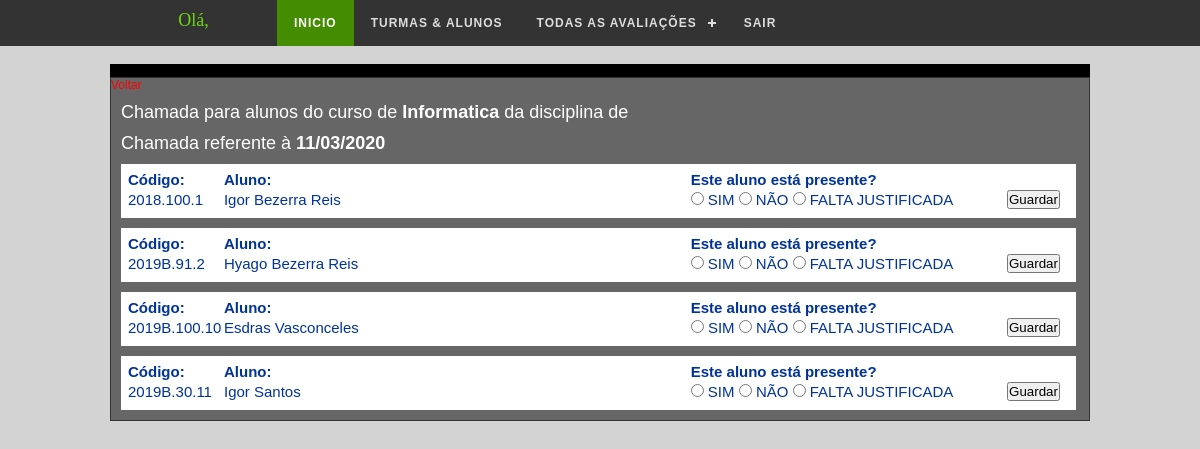
Page /professor/fazer_chamada.php?curso=2 (signed in) on the committed database.
### tables this page shows
CREATE TABLE IF NOT EXISTS `cursos` (
  `id` int(11) NOT NULL AUTO_INCREMENT,
  `curso` varchar(255) NOT NULL,
  `ano` int(11) NOT NULL,
  `status` int(11) NOT NULL,
  PRIMARY KEY (`id`)
);

CREATE TABLE IF NOT EXISTS `estudantes` (
  `id` int(11) NOT NULL AUTO_INCREMENT,
  `code` varchar(255) DEFAULT NULL,
  `status` varchar(255) DEFAULT NULL,
  `nome` varchar(255) DEFAULT NULL,
  `cpf` varchar(255) DEFAULT NULL,
  `rg` varchar(255) DEFAULT NULL,
  `nascimento` varchar(255) DEFAULT NULL,
  `mae` varchar(255) DEFAULT NULL,
  `pai` varchar(255) DEFAULT NULL,
  `estado` varchar(255) DEFAULT NULL,
  `cidade` varchar(255) DEFAULT NULL,
  `bairro` varchar(255) DEFAULT NULL,
  `endereco` varchar(255) DEFAULT NULL,
  `complemento` varchar(255) DEFAULT NULL,
  `cep` varchar(255) DEFAULT NULL,
  `tel_residencial` varchar(255) DEFAULT NULL,
  `celular` varchar(255) DEFAULT NULL,
  `tel_amigo` varchar(255) DEFAULT NULL,
  `serie` varchar(255) DEFAULT NULL,
  `turno` varchar(255) DEFAULT NULL,
  `atendimento_especial` varchar(255) DEFAULT NULL,
  `obs` varchar(255) DEFAULT NULL,
  `email` varchar(255) NOT NULL,
  PRIMARY KEY (`id`)
);

### professor/fazer_chamada.php (the view, shortened to what this page needs)
<!DOCTYPE html PUBLIC "-//W3C//DTD XHTML 1.0 Transitional//EN" "http://www.w3.org/TR/xhtml1/DTD/xhtml1-transitional.dtd">
<html xmlns="http://www.w3.org/1999/xhtml">
<head>
<link href="css/fazer_chamada.css" rel="stylesheet" type="text/css" />
</head>
<body>
<?php require "topo1.php";  date_default_timezone_set('America/Fortaleza'); ?>
<div id="caixa_preta">
</div>
<?php
$date_hoje = date('d/m/y');
$dis = $_GET['dis'];
$curso = $_GET['curso'];
  $sql_curso = mysqli_query($db,"SELECT * FROM cursos WHERE id = ".$curso."");
  while ($res = mysqli_fetch_array($sql_curso)) {
      $nome_curso = $res['curso'];
  }
?>
<div id="box">
  <a href="turmas_e_alunos.php">Voltar</a>
 <h1>Chamada para alunos do curso de <strong><?php echo $nome_curso ?></strong> da disciplina de <?php echo $dis ?></h1>
 <h1>Chamada referente &agrave; <strong><?php echo date('d/m/Y'); ?></strong></h1>
 <form name="form1" method="post" enctype="multipart/form-data" action="">
<?php
$sql_1 = mysqli_query($db,"SELECT * FROM estudantes WHERE serie = '$curso'");
if(mysqli_num_rows($sql_1) == ''){
	 echo "<h2>Não existe nenhum aluno cadastro nesta disciplina!</h2>";
}else{
 while($res_1 = mysqli_fetch_array($sql_1)){
	 $code_aluno = $res_1['code'];
   ?>
      <form name="button" method="post" enctype="multipart/form-data" action="">
      <table width="955" border="0">
        <tr>
          <td width="94"><strong>C&oacute;digo:</strong></td>
          <td width="466"><strong>Aluno:</strong></td>
          <td colspan="2"><strong>Este aluno est&aacute; presente?</strong></td>
        </tr>
        <tr>
          <td><?php echo $res_1['code']; ?><input type="hidden" name="code_aluno" value="<?php echo $res_1['code']; ?>" /></td>
          <td><?php echo $res_1['nome']; ?><input type="hidden" name="nome" value="<?php echo $res_1['nome']; ?>" /></td>
          <td width="315">
          <?php
          $sql_2 = mysqli_query($db,"SELECT * FROM chamadas_em_sala WHERE  disciplina = '$dis' AND code_aluno = '$code_aluno' AND date_day = '".$date_hoje."' ");
      	 if(mysqli_num_rows($sql_2) == 0){?>
          <input type="radio" name="presensa" id="radio" value="SIM">
          <label for="radio">SIM</label>
          <input type="radio" name="presensa" value="NAO">
          <label for="radio">N&Atilde;O</label>
          <input type="radio" name="presensa" value="JUSTIFICADA">
          <label for="radio">FALTA JUSTIFICADA </label>
          <label for="fileField"></label></td>
          <td width="62"><input type="submit" name="button" id="button" value="Guardar"></td>
          <?php
          }else if(mysqli_num_rows($sql_2) >= 1){
            while ($res = mysqli_fetch_array($sql_2)) {
                $id_chamada = $res['id'];
            echo "Chamada registrada | ".$res['presente']; ?>
            <form action=" method="post">
                <input type="hidden" name="id_disciplina"  VALUE="<?php echo $id_chamada; ?>">
                <input id="editar" name="editar" type="submit" value="EDITAR" />
            </form>
        <?php } } ?>
        </tr>
      </table>
      </form>
    </form>
<?php }} ?>
</div>
<?php require "rodape.php"; ?>
</body>
</html>

### professor/css/fazer_chamada.css (style rules this page uses)
#caixa_preta { background:#000; width:980px; margin:18px auto; height:15px; }
#box { width:978px; background:#666; text-align:left; height:auto; margin:-20px auto; border:1px solid #333; }
#box h1 { font:18px Arial, Helvetica, sans-serif; margin:10px; color:#FFF; }
#box table { font:15px Arial, Helvetica, sans-serif; margin:10px; background:#FFF; padding:5px; color:#039; }
#box a { font:12px Arial, Helvetica, sans-serif; color:#F00; text-decoration:none; }

### professor/css_topo/style.css (style rules this page uses)
* { margin:0; padding:0; text-decoration:none }
body { background:#D3D3D3; }

### professor/css/rodape.css (style rules this page uses)
body { text-align:center; font:12px Arial, Helvetica, sans-serif; color:#666; }

### rows in the picture
cursos: curso "Informatica"
estudantes: code "2018.100.1", nome "Igor Bezerra Reis"
estudantes: code "2019B.91.2", nome "Hyago Bezerra Reis"
estudantes: code "2019B.100.10", nome "Esdras Vasconceles"
estudantes: code "2019B.30.11", nome "Igor Santos"
